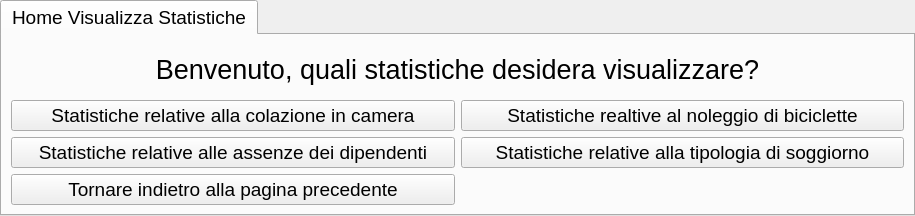
<?xml version="1.0" encoding="UTF-8"?>
<ui version="4.0">
 <class>tabwidgetHomeVisualizzaStatistiche</class>
 <widget class="QTabWidget" name="tabwidgetHomeVisualizzaStatistiche">
  <property name="geometry">
   <rect>
    <x>0</x>
    <y>0</y>
    <width>915</width>
    <height>216</height>
   </rect>
  </property>
  <property name="font">
   <font>
    <pointsize>14</pointsize>
   </font>
  </property>
  <property name="windowTitle">
   <string>Visualizza Statistiche Struttura Alberghiera</string>
  </property>
  <widget class="QWidget" name="tab">
   <attribute name="title">
    <string>Home Visualizza Statistiche</string>
   </attribute>
   <layout class="QGridLayout" name="gridLayout">
    <item row="4" column="0">
     <widget class="QPushButton" name="btnStatisticheAssenzeDipendenti">
      <property name="text">
       <string>Statistiche relative alle assenze dei dipendenti</string>
      </property>
     </widget>
    </item>
    <item row="4" column="1">
     <widget class="QPushButton" name="btnStatisticheTipologiaSoggiorno">
      <property name="text">
       <string>Statistiche relative alla tipologia di soggiorno</string>
      </property>
     </widget>
    </item>
    <item row="2" column="1">
     <widget class="QPushButton" name="btnStatisticheNoleggioBici">
      <property name="text">
       <string>Statistiche realtive al noleggio di biciclette</string>
      </property>
     </widget>
    </item>
    <item row="2" column="0">
     <widget class="QPushButton" name="btnStatisticheColazioneInCamera">
      <property name="text">
       <string>Statistiche relative alla colazione in camera</string>
      </property>
     </widget>
    </item>
    <item row="1" column="0" colspan="2">
     <widget class="QLabel" name="labelIntroduzione">
      <property name="font">
       <font>
        <pointsize>20</pointsize>
       </font>
      </property>
      <property name="text">
       <string>Benvenuto, quali statistiche desidera visualizzare?</string>
      </property>
      <property name="alignment">
       <set>Qt::AlignCenter</set>
      </property>
      <property name="margin">
       <number>0</number>
      </property>
     </widget>
    </item>
    <item row="5" column="0">
     <widget class="QPushButton" name="btnTornareIndietro">
      <property name="text">
       <string>Tornare indietro alla pagina precedente</string>
      </property>
     </widget>
    </item>
   </layout>
  </widget>
 </widget>
 <resources/>
 <connections/>
</ui>
